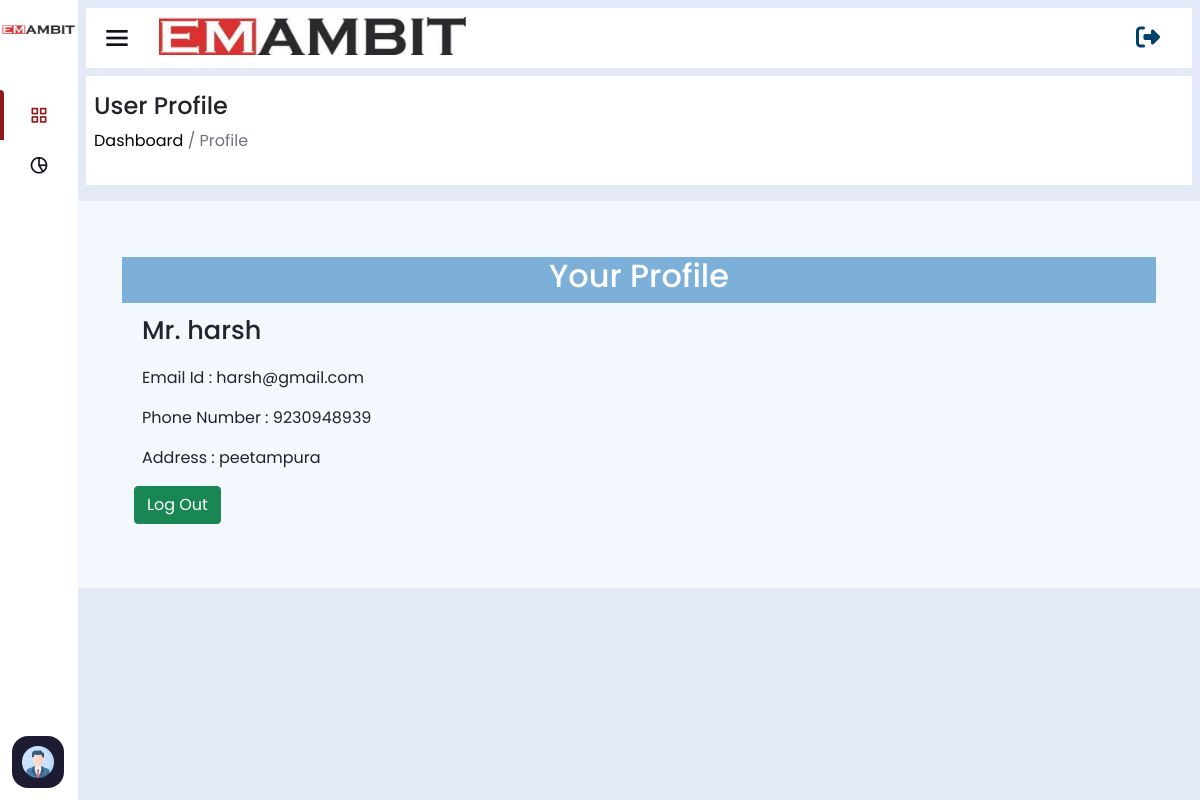
/user-profile/ (signed in), run on the app's committed database.
### home/models.py (models this page shows, shortened)
class CustomUser(AbstractUser):
    username = None
    email = models.EmailField(unique=True)
    user_phone = models.CharField(max_length=50,unique=True)
    user_address=models.CharField(max_length=50)
    user_gender=models.CharField(max_length=50)
    user_status=models.CharField(max_length=100,null=True,blank=True,default='Engineer')
    total_cost=models.IntegerField(default=0,null=True,blank=True)
    visible_password=models.CharField(max_length=254,null=True,blank=True)
    attendance_status=models.CharField(max_length=250,null=True,blank=True,default="A")
    USERNAME_FIELD = 'email'
    REQUIRED_FIELDS = []
    objects = CustomUserManager()

### home/views.py (the view)
# urls.py: path('user-profile/',userProfile_view),
@login_required(login_url='/login')
def userProfile_view(request):
    user_data=CustomUser.objects.get(email=request.user.email)
    return render(request,'user-profile.html',{"user_data":user_data})

### home/templates/user-profile.html (shortened to what this page needs)
<!DOCTYPE html>
<html lang="en" dir="ltr">
<head>
    {% include 'header-links.html' %}
</head>
<body>
    {% include 'header.html' %}
    {% if user.is_authenticated %}
  <section class="nav-section">
    {% include 'subtitle.html' %}
    <div class="breadcum">
        <div>
            <h2>User Profile</h2>
            <p> <a href="/">  Dashboard</a> / Profile</p>
        </div>
    </div>
    <div class="row p-2 p-md-5 user-profile" style="background: #f3f8fe;">
        <div class="col-12 text-center my-2" style="background: rgb(125, 176, 217);color:white">
            <h2>Your Profile</h2>
        </div>
        <div class="col-md-6">
            <div class="table-box">
                <div class="row">
                    <div class="col-md-8 col-12">
                        <p class="bold">Mr. {{user_data.first_name}}</p>
                    </div>
                    <div class="col-md-12 col-12 ">
                        <p>Email Id : {{user_data.email}}</p>
                        <p>Phone Number : {{user_data.user_phone}}</p>
                        <p>Address : {{user_data.user_address}}</p>
                    </div>
                    <div class="col-12">
                        <a class="btn btn-success" href="/logout">Log Out</a>
                    </div>
                </div>
            </div>
        </div>
        <div class="col-md-6">
        </div>
    </div>
  </section>
  {% else %}
    <script>
        window.location.href='/page-note-found'
    </script>
    {% endif %}
</body>
</html>

### home/static/assets/css/sidebar.css (style rules this page uses)
* { margin: 0; padding: 0; box-sizing: border-box; font-family: 'Poppins', sans-serif; }
.nav-section { position: relative; background: #E4E9F7; min-height: 100vh; left: 260px; width: calc(100% - 260px); transition: all 0.5s ease; }
.sidebar.close~.nav-section { left: 78px; width: calc(100% - 78px); }

### home/static/assets/css/style.css (style rules this page uses)
* { margin: 0; padding: 0; box-sizing: border-box; font-family: "Poppins" , sans-serif; text-decoration: none; }
a { text-decoration: none !important; }
:root { --main-bg : #E4E9F7; --light-white: #f0f0f0; --light-white-p: #6c757d; --color-anchor: #0d6efd; --color-blue: #4d8aff; --color-dark-blue: #004269; --color-blu : #4387c0; --color-blue-light : #00AAA9; --color-orange : orange; --color-green : rgb(44, 185, 16); }
.breadcum { background: white; padding: 1rem 0.5rem; margin-bottom: 1rem; }
.breadcum h2 { font-size: 1.5rem; }
.breadcum p { color: var(--light-white-p); }
.breadcum a { color: black; }
.nav-section { padding: 0.5rem !important; }

### home/static/assets/css/user.css (style rules this page uses)
.table-box { margin-bottom: 1rem; }
.table-box p { margin-bottom: 0rem; padding-left: 0.5rem; }
.table-box .bold { font-weight: 500; }
.user-profile .bold { font-size: 1.6rem; }
.user-profile .table-box p { margin-bottom: 1rem; }

### data on the page
CustomUser: first_name "harsh", email "harsh@gmail.com", user_phone "9230948939", user_address "peetampura"
